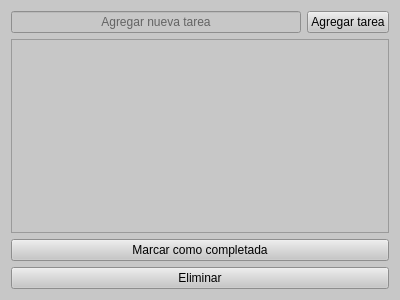
<?xml version="1.0" encoding="UTF-8"?>
<ui version="4.0">
 <class>Form</class>
 <widget class="QWidget" name="Form">
  <property name="geometry">
   <rect>
    <x>0</x>
    <y>0</y>
    <width>400</width>
    <height>300</height>
   </rect>
  </property>
  <property name="windowTitle">
   <string>Form</string>
  </property>
  <property name="toolTip">
   <string>&lt;html&gt;&lt;head/&gt;&lt;body&gt;&lt;p align=&quot;center&quot;&gt;&lt;br/&gt;&lt;/p&gt;&lt;/body&gt;&lt;/html&gt;</string>
  </property>
  <property name="styleSheet">
   <string notr="true">background-color: rgb(199, 199, 199)</string>
  </property>
  <layout class="QGridLayout" name="gridLayout">
   <item row="0" column="0">
    <widget class="QLineEdit" name="boton_ingresar_tarea">
     <property name="toolTip">
      <string>&lt;html&gt;&lt;head/&gt;&lt;body&gt;&lt;p align=&quot;center&quot;&gt;&lt;span style=&quot; font-weight:700;&quot;&gt;&lt;br/&gt;&lt;/span&gt;&lt;/p&gt;&lt;/body&gt;&lt;/html&gt;</string>
     </property>
     <property name="alignment">
      <set>Qt::AlignmentFlag::AlignCenter</set>
     </property>
     <property name="placeholderText">
      <string>Agregar nueva tarea</string>
     </property>
    </widget>
   </item>
   <item row="4" column="0" colspan="2">
    <widget class="QListView" name="lista_pantalla"/>
   </item>
   <item row="7" column="0" colspan="2">
    <widget class="QPushButton" name="boton_eliminar_tarea">
     <property name="text">
      <string>Eliminar</string>
     </property>
    </widget>
   </item>
   <item row="0" column="1">
    <widget class="QPushButton" name="boton_agregar_tarea">
     <property name="text">
      <string>Agregar tarea</string>
     </property>
     <property name="autoDefault">
      <bool>false</bool>
     </property>
     <property name="default">
      <bool>false</bool>
     </property>
     <property name="flat">
      <bool>false</bool>
     </property>
    </widget>
   </item>
   <item row="6" column="0" colspan="2">
    <widget class="QPushButton" name="boton_completar_tarea">
     <property name="text">
      <string>Marcar como completada</string>
     </property>
    </widget>
   </item>
  </layout>
 </widget>
 <resources/>
 <connections/>
</ui>
